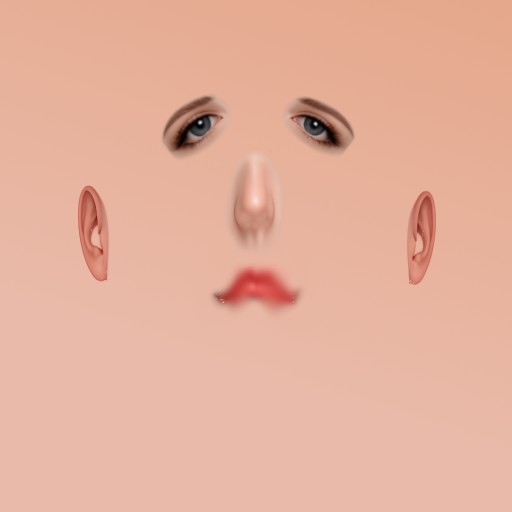
#> input picture blender files/face.png, 1024 x 1024 px (shown at 1/2 size)
$ python align_texture.py
#> lines starting #> are read from the running program, lines starting #| are printed output that depends on the picture; pictures that were not available may be replaced by others from this repository, and a replacement may not be noted
#!/usr/bin/env python3
# align_texture.py
# Automatically places face.png onto the UV layout (head_fixed.png)
# Run: python3 align_texture.py
# Output: face_uv.png  → rename this to face.png

from PIL import Image

UV_MAP   = "face.png"    # UV layout from Blender
FACE_IMG = "facey.png"   # real face photo
OUTPUT   = "face_out.png"

# Load UV layout to get canvas size
uv   = Image.open(UV_MAP).convert("RGBA")
#> uv is the input picture: PIL image 1024x1024 RGBA; mean R, G, B, A 228.8, 176.7, 156.7, 255
face = Image.open(FACE_IMG).convert("RGBA")
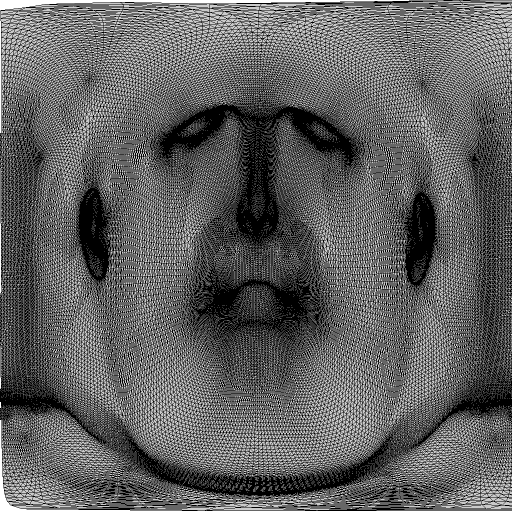
#> input picture blender files/head_fixed.png, 1024 x 1024 px, given in place of facey.png, which was not available (shown at 1/2 size)
#> face is the input picture: PIL image 1024x1024 RGBA; mean R, G, B, A 22.3, 22.3, 22.3, 164

W, H = uv.size   # canvas size (likely 1024x1024)
#> W = 1024; H = 1024
print(f"UV canvas size: {W}x{H}")
#| UV canvas size: 1024x1024

# Create a black background canvas
canvas = Image.new("RGBA", (W, H), (0, 0, 0, 255))

# --- TUNE THESE VALUES to move/scale the face ---
# The front face UV island is roughly at bottom-left of the UV map
# Adjust these until the face aligns correctly in 3D

FACE_SCALE  = 0.50   # slightly bigger
FACE_X      = 0.30   # much more left
FACE_Y      = 0.65   # much more down

# Compute pixel size and position
fw = int(W * FACE_SCALE)
#> fw = 512
fh = int(fw * face.height / face.width)  # keep aspect ratio
#> fh = 512
face_resized = face.resize((fw, fh), Image.LANCZOS)
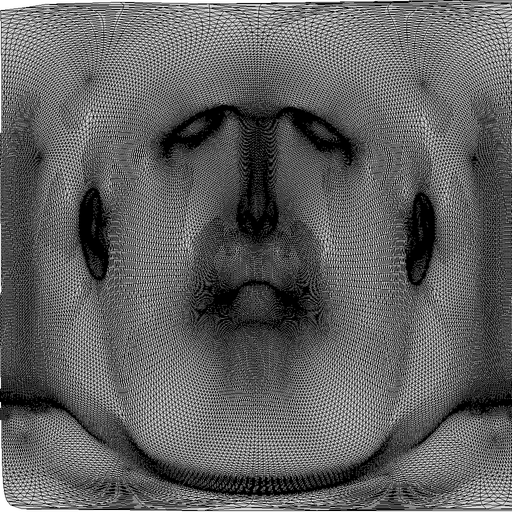
#> face_resized: PIL image 512x512 RGBA; mean R, G, B, A 12, 12, 12, 163; transparent parts drawn white

px = int(W * FACE_X - fw / 2)
#> px = 51
py = int(H * FACE_Y - fh / 2)
#> py = 409

print(f"Placing face at ({px}, {py}), size {fw}x{fh}")
#| Placing face at (51, 409), size 512x512

# Paste face onto canvas
canvas.paste(face_resized, (px, py))
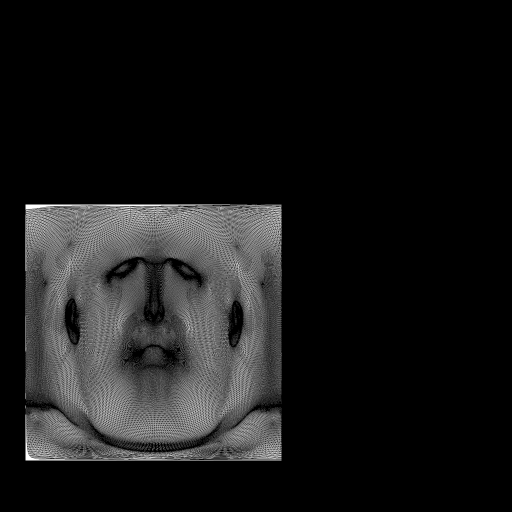
#> canvas: PIL image 1024x1024 RGBA (shown at 1/2 size); mean R, G, B, A 3, 3, 3, 232; transparent parts drawn white

# Convert to RGB and save
result = canvas.convert("RGB")
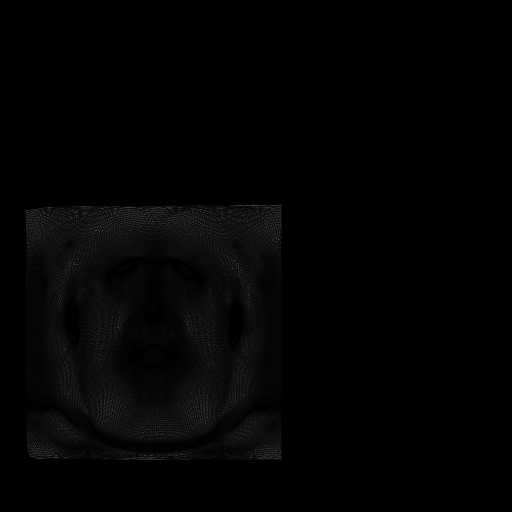
#> result: PIL image 1024x1024 RGB (shown at 1/2 size); min 0, max 255, mean 3
result.save(OUTPUT)
print(f"Saved: {OUTPUT}")
print()
print("If the texture looks wrong in 3D, tweak these values in the script:")
print("  FACE_SCALE  — make face bigger or smaller")
print("  FACE_X      — move face left (0.0) or right (1.0)")
print("  FACE_Y      — move face up (0.0) or down (1.0)")
print("Then re-run and copy face_uv.png → face.png")
